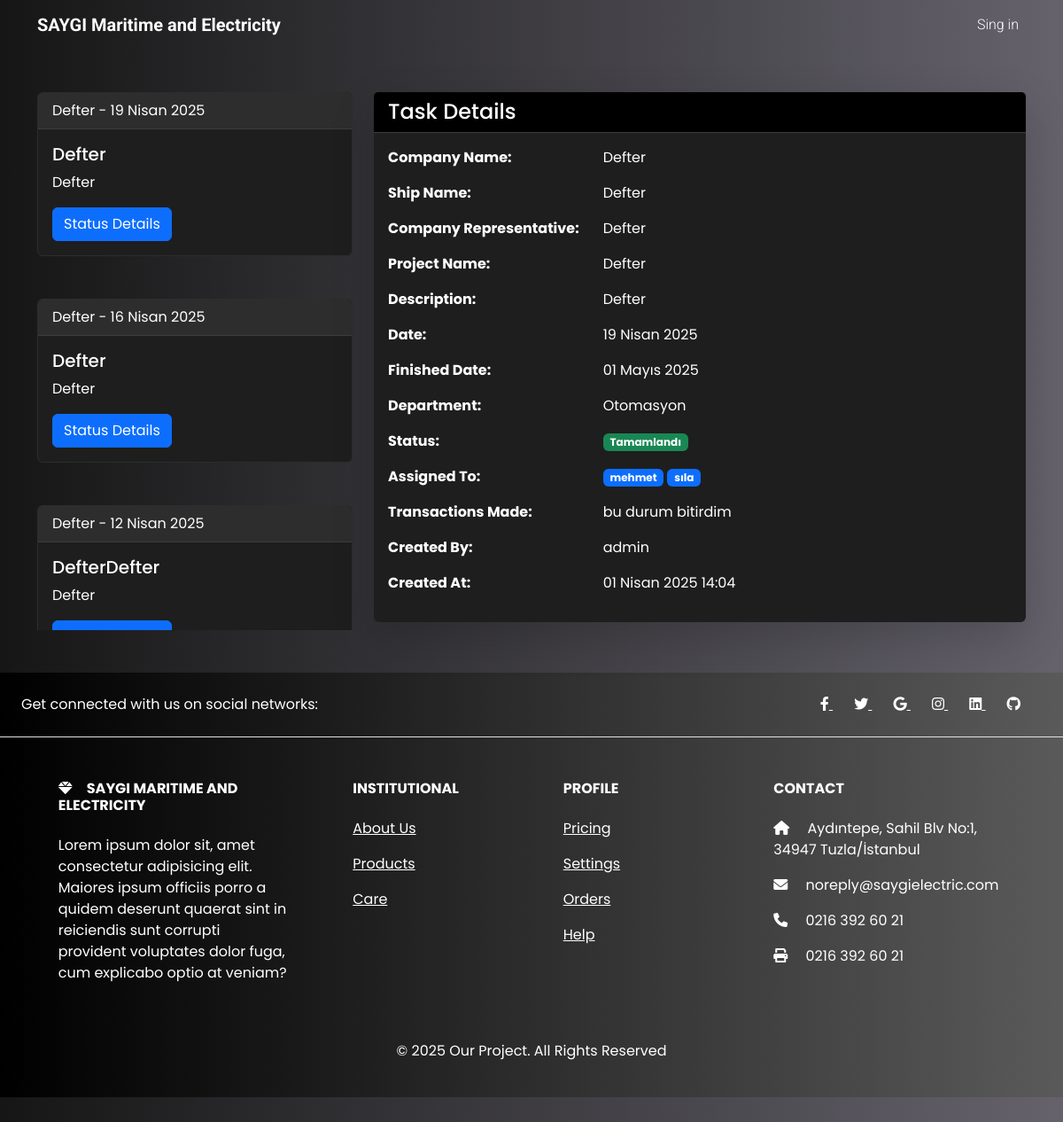
/tasks/3/view/, run on the app's committed database.
### jobs/models.py (models this page shows, shortened)
class Task(models.Model):
    STATUS_CHOICES = [
        ("beklemede", "Beklemede"),
        ("devam_ediyor", "Devam Ediyor"),
        ("tamamlandi", "Tamamlandı"),
        ("iptal", "İptal"),
        ("ertelendi", "Ertelendi"),
    ]
    company_name = models.CharField(_("Şirket Adı"), max_length=255, null=True, blank=True)
    ship_name = models.CharField(_("Gemi Adı"), max_length=255, null=True, blank=True)
    company_representative = models.CharField(_("Şirket Temsilcisi"), max_length=255, null=True, blank=True)
    project_name = models.CharField(_("Proje Adı"), max_length=255)
    description = models.TextField(_("Açıklama"))
    date = models.DateField(_("Tarih"))
    finished_date = models.DateField(_("Bitiş Tarihi"))
    status = models.CharField(_("Durum"), max_length=20, choices=STATUS_CHOICES, default="beklemede")
    department = models.ForeignKey(Department, on_delete=models.SET_NULL, null=True, blank=True, verbose_name=_("Departman"))
    assigned_to = models.ManyToManyField(CustomUser, related_name="assigned_tasks")
    transactions_made = models.TextField(_("Yapılan İşlemler"), null=True, blank=True)
    created_at = models.DateTimeField(auto_now_add=True)
    created_by = models.ForeignKey(CustomUser, on_delete=models.CASCADE, related_name="created_tasks")
    is_read = models.ManyToManyField(CustomUser, related_name="read_tasks", blank=True)

class Department(models.Model):
    name = models.CharField(_("Departman Adı"), max_length=50, unique=True)
    code = models.CharField(_("Departman Kodu"), max_length=20, unique=True)
    created_at = models.DateTimeField(auto_now_add=True)
    updated_at = models.DateTimeField(auto_now=True)
    class Meta:
        verbose_name = _("Departman")
        verbose_name_plural = _("Departmanlar")
        ordering = ["name"]

class CustomUser(AbstractUser):
    YETKI_CHOICES = [
        ("yetki1", "Tam Yetki"),
        ("yetki2", "Yüksek Yetki"),
        ("yetki3", "Orta Yetki"),
        ("yetki4", "Düşük Yetki"),
        ("yetki5", "Sınırlı Yetki"),
    ]
    phone_number = models.CharField(
        _("Telefon Numarası"), max_length=15, blank=True, null=True
    )
    department = models.ForeignKey(
        "Department",
        on_delete=models.SET_NULL,
        null=True,
        blank=True,
        verbose_name=_("Departman"),
    )
    yetki = models.CharField(
        _("Yetki Seviyesi"), max_length=10, choices=YETKI_CHOICES, default="yetki5"
    )

### jobs/views.py (the view)
# urls.py: path("tasks/<int:id>/view/", views.task_view, name="task_view"),
def task_view(request, id):
    try:
        task = Task.objects.get(id=id)
    except Task.DoesNotExist:
        raise Http404("Task not found.")
    related_tasks = Task.objects.filter(company_name=task.company_name).order_by("-date")
    context = {
        "task": task,
        "related_tasks": related_tasks,  # Benzer task'leri şablona gönderiyoruz
    }
    return render(request, "tasks/view.html", context)

### jobs/templates/tasks/view.html (shortened to what this page needs)
{% extends "base.html" %}
{% load i18n %}
{% load static %}
{% block content %}
    <div class="container my-5">
        <div class="row">
            <div class="col-4" style="height:607px ; overflow-y:scroll">
                {% if related_tasks|length > 1 %}
                    {% for related_task in related_tasks %}
                        <div class="card mb-5 p-0">
                            <div class="card-header">{{ related_task.company_name }} - {{ related_task.date }}</div>
                            <div class="card-body">
                                <h5 class="card-title">{{ related_task.project_name }}</h5>
                                <p class="card-text">{{ related_task.description }}</p>
                                <a class="btn btn-primary" href="{% url 'task_view' related_task.id %}">{% trans "Status Details" %}</a>
                            </div>
                        </div>
                    {% endfor %}
                {% endif %}
            </div>
            <div class="col-8 mx-auto">
                <div class="card border-0 shadow-lg">
                    <div class="card-header bg-black text-white d-flex justify-content-between align-items-center">
                        <h4 class="mb-0">{% trans "Task Details" %}</h4>
                    </div>
                    <div class="card-body">
                        <div class="row mb-3">
                            <div class="col-md-4 fw-bold">{% trans "Company Name" %}:</div>
                            <div class="col-md-8">{{ task.company_name }}</div>
                        </div>
                        <div class="row mb-3">
                            <div class="col-md-4 fw-bold">{% trans "Ship Name" %}:</div>
                            <div class="col-md-8">{{ task.ship_name }}</div>
                        </div>
                        <div class="row mb-3">
                            <div class="col-md-4 fw-bold">{% trans "Company Representative" %}:</div>
                            <div class="col-md-8">{{ task.company_representative }}</div>
                        </div>
                        <div class="row mb-3">
                            <div class="col-md-4 fw-bold">{% trans "Project Name" %}:</div>
                            <div class="col-md-8">{{ task.project_name }}</div>
                        </div>
                        <div class="row mb-3">
                            <div class="col-md-4 fw-bold">{% trans "Description" %}:</div>
                            <div class="col-md-8">{{ task.description }}</div>
                        </div>
                        <div class="row mb-3">
                            <div class="col-md-4 fw-bold">{% trans "Date" %}:</div>
                            <div class="col-md-8">{{ task.date }}</div>
                        </div>
                        <div class="row mb-3">
                            <div class="col-md-4 fw-bold">{% trans "Finished Date" %}:</div>
                            <div class="col-md-8">{{ task.finished_date }}</div>
                        </div>
                        <div class="row mb-3">
                            <div class="col-md-4 fw-bold">{% trans "Department" %}:</div>
                            <div class="col-md-8">{{ task.department.name }}</div>
                        </div>
                        <div class="row mb-3">
                            <div class="col-md-4 fw-bold">{% trans "Status" %}:</div>
                            <div class="col-md-8">
                                <span class="badge {% if task.status == 'beklemede' %}bg-warning {% elif task.status == 'devam_ediyor' %}bg-info {% elif task.status == 'tamamlandi' %}bg-success {% elif task.status == 'iptal' %}bg-danger {% else %}bg-secondary{% endif %}">
                                    {{ task.get_status_display }}
                                </span>
                            </div>
                        </div>
                        <div class="row mb-3">
                            <div class="col-md-4 fw-bold">{% trans "Assigned To" %}:</div>
                            <div class="col-md-8">
                                {% for user in task.assigned_to.all %}<span class="badge bg-primary me-1">{{ user.username }}</span>{% endfor %}
                            </div>
                        </div>
                        <div class="row mb-3">
                            <div class="col-md-4 fw-bold">{% trans "Transactions Made" %}:</div>
                            <div class="col-md-8">{{ task.transactions_made }}</div>
                        </div>
                        <div class="row mb-3">
                            <div class="col-md-4 fw-bold">{% trans "Created By" %}:</div>
                            <div class="col-md-8">{{ task.created_by.username }}</div>
                        </div>
                        <div class="row mb-3">
                            <div class="col-md-4 fw-bold">{% trans "Created At" %}:</div>
                            <div class="col-md-8">{{ task.created_at }}</div>
                        </div>
                    </div>
                </div>
            </div>
        </div>
    </div>
{% endblock content %}

### jobs/static/css/style.css (style rules this page uses)
body { background:linear-gradient(to right, #161616, #65626c) !important; color: #ffffff !important; }
:root { --bs-font-sans-serif: 'Poppins', sans-serif !important; --bs-emphasis-color-rgb: 255, 255, 255 !important; --bs-body-color: #ffffff !important; --bs-secondary-color:rgb(197 197 197 / 75%) !important; --bs-secondary-rgb: 243, 188, 43 !important; --bs-link-color-rgb: 255, 255, 255; --bs-body-bg: #161616 !important; --bs-dark-rgb: 22, 22, 22 !important; --bs-light-rgb: 255, 255, 255 !important; --bs-primary-rgb: 13, 110, 253 !important; --bs-secondary-rgb: 243, 188, 43 !important; --bs-success-rgb: 25, 135, 84 !important; --bs-info-rgb: 13, 202, 240 !important; --bs-warning-rgb: 255, 193, 7 !important; --bs-danger-rgb: 220, 53, 69 !important; }
* { color: #ffffff !important; }
.card { background-color: #1e1e1e !important; border-color: #2d2d2d !important; color: #ffffff !important; }
.card-header { background-color: #2d2d2d !important; border-bottom-color: #3d3d3d !important; color: #ffffff !important; }
.card-body { color: #ffffff !important; }
.card-title { color: #ffffff !important; }
.card-text { color: #ffffff !important; }
.badge { background-color: #3d3d3d !important; color: #ffffff !important; }
a { color: #ffffff !important; }
.btn { color: #ffffff !important; }
::placeholder { color: #ffffff !important; opacity: 0.7; }

### data on the page
Task: company_name "Defter", date "19 Nisan 2025", project_name "Defter", description "Defter", ship_name "Defter", company_representative "Defter", finished_date "01 Mayıs 2025", department.name "Otomasyon", status "Tamamlandı", transactions_made "bu durum bitirdim", created_by.username "admin", created_at "01 Nisan 2025 14:04"
Task: company_name "Defter", date "16 Nisan 2025", project_name "Defter", description "Defter"
Task: company_name "Defter", date "12 Nisan 2025", project_name "DefterDefter", description "Defter"
CustomUser: username "mehmet"
CustomUser: username "sıla"
